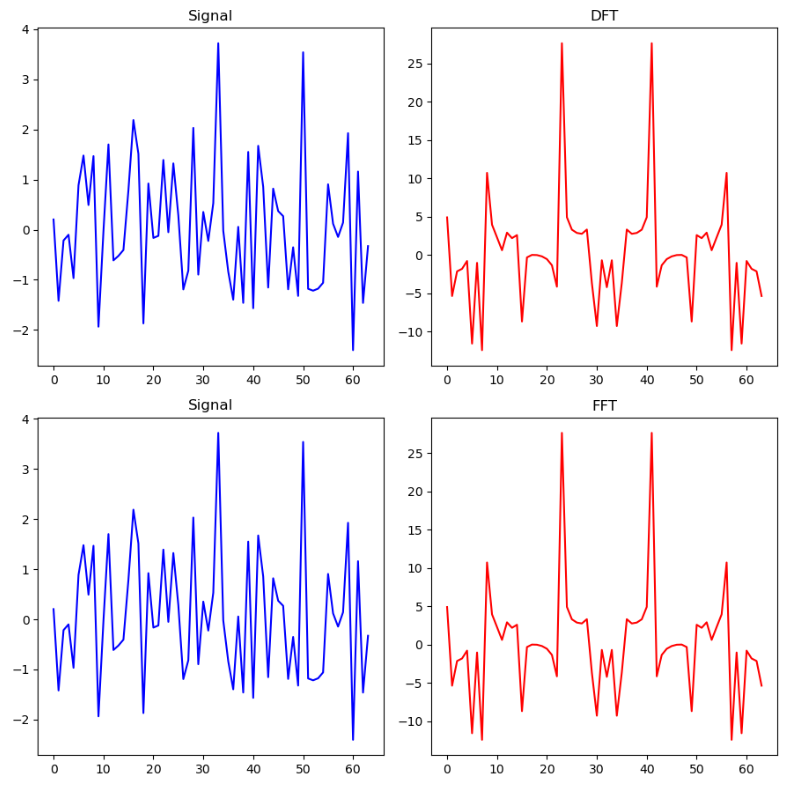

Recreate this plot in Python.
import random
from math import sin, cos, pi
import matplotlib.pyplot as plot
import timeit

N = 64
n = 12
freq = 1100


def generate_signal():
    xS_arr = [0] * N
    for i in range(1, n + 1):
        A = random.random()
        phase = random.random()
        for j in range(N):
            xS_arr[j] += A * sin(freq/i * (j + 1) + phase)
    return xS_arr


# function of DFT for comparing with FFT
def get_discrete_fourier_transform(signal: list):
    length = len(signal)
    return [sum((signal_X[j] * complex(cos(-2*pi*i*j/length), sin(-2*pi*i*j/length)) for j in range(length))) for i in range(N)]


def get_fast_fourier_transform(signal, length_of_s, start_count=0, step_count=1):
    # try:
    #     assert length_of_s == 1, "Signal is from 1 element!"
    # except AssertionError:
    #     return [signal[start_count]]
    if length_of_s == 1:
        return [signal[start_count]]
    hns, sns = length_of_s//2, step_count*2
    rss = get_fast_fourier_transform(signal, hns, start_count, sns) + get_fast_fourier_transform(signal, hns, start_count + step_count, sns)
    for p in range(hns):
        cons_e = complex(cos(-2*pi*p/length_of_s), sin(-2*pi*p/length_of_s))
        rss[p], rss[p + hns] = rss[p] + cons_e * rss[p + hns], rss[p] - cons_e * rss[p + hns]
    return rss


if __name__ == "__main__":
    signal_X = generate_signal()
    time_start = timeit.default_timer()
    dft = get_discrete_fourier_transform(signal_X)
    print("Calculating DFT time: {}".format(timeit.default_timer() - time_start))
    time_start = timeit.default_timer()
    fft = get_fast_fourier_transform(signal_X, len(signal_X))
    print("Calculating FFT time: {}".format(timeit.default_timer() - time_start))
    figure, ((xy1, xy2), (xy3, xy4)) = plot.subplots(2, 2, figsize=(9, 9))
    xy1.plot(range(N), signal_X, "b")
    xy1.title.set_text("Signal")
    xy2.plot(range(N), dft, "r")
    xy2.title.set_text("DFT")
    xy3.plot(range(N), signal_X, "b")
    xy3.title.set_text("Signal")
    xy4.plot(range(N), fft, "r")
    xy4.title.set_text("FFT")
    plot.show()
